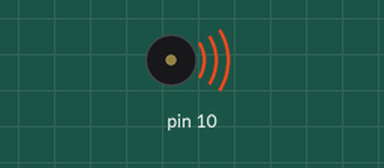
The sketch below on a simulated Arduino Uno, built with avr-gcc and run on an emulated ATmega328P. Parts: buzzer (waves = sounding).

Above: at 2.5 s.
At 17.5 s:
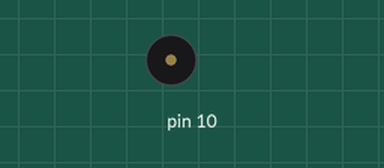
Timing chart, 0 to 26.0 s (numbered marks = the images above):
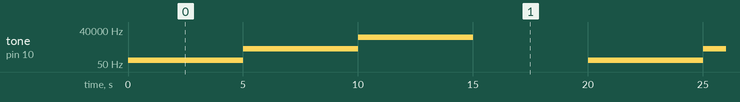

The sketch:

frekans_uretici.ino
```cpp
void setup() {

}

void loop() {
 frekans_uret(100);
 delay(5000);
 frekans_uret(1000);
 delay(5000);
 frekans_uret(10000);
 delay(5000);
 frekans_uret(100000);
 delay(5000);

}

void frekans_uret(double frekans)
{
  DDRB |= ((1<<PB1) | (1<<PB2));
  TCCR1A = 0;
  TCCR1B = 0;
  OCR1B = 0;
  uint8_t cs_deger;
  uint16_t ocr_deger;
  if(frekans>260)
  {
    ocr_deger = 1.0/frekans / (2.0/16000000.0)-1;
    cs_deger = 1;
  }
  else if (frekans>40)
  {
    ocr_deger = 1.0/frekans / (16.0/16000000.0)-1;
    cs_deger = 2;
  }
  else if (frekans>4)
  {
    ocr_deger = 1.0/frekans / (128.0/16000000.0)-1;
    cs_deger = 3;
  }
  else if (frekans>1)
  {
    ocr_deger = 1.0/frekans / (512.0/16000000.0)-1;
    cs_deger = 4;
  }
  else
  {
    ocr_deger = 1.0/frekans / (2048.0/16000000.0)-1;
    cs_deger = 5;
  }
  OCR1A = ocr_deger;

  TCCR1A |= ((1<<COM1B0) | (1<<COM1A0));
  TCCR1B |= (1<<WGM12); // CTC modu
  TCCR1B |= cs_deger;
}
```

Measured:
- by itself, tone on pin 10: repeats every 20.0 s: 1000 Hz 5.0 s, 10000 Hz 5.0 s, silent 5.0 s, 100 Hz 5.0 s
